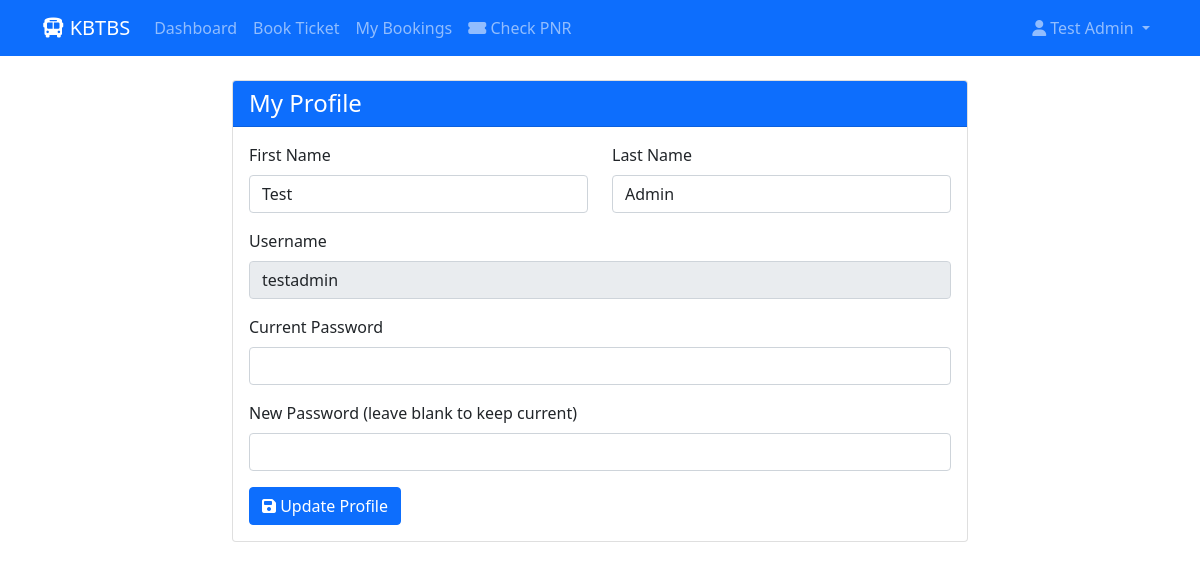
The app's page /user/profile.php (signed in) with its own data.
### tables this page shows
CREATE TABLE `users` (
  `user_id` int(11) NOT NULL,
  `user_fullname` varchar(100) NOT NULL,
  `user_name` varchar(30) NOT NULL,
  `user_password` varchar(255) NOT NULL,
  `user_created` datetime NOT NULL DEFAULT current_timestamp()
);

### user/profile.php (the view, shortened to what this page needs)
<?php
    $conn = db_connect();
    $user_id = $_SESSION['user_id'];
    $sql = "SELECT * FROM users WHERE user_id = $user_id";
    $result = mysqli_query($conn, $sql);
    $user = mysqli_fetch_assoc($result);
    $nameParts = explode(" ", $user['user_fullname']);
    $firstName = $nameParts[0];
    $lastName = isset($nameParts[1]) ? $nameParts[1] : "";
?>
<!DOCTYPE html>
<html lang="en">
<head>
    <link href="https://cdn.jsdelivr.net/npm/bootstrap@5.0.1/dist/css/bootstrap.min.css" rel="stylesheet">
</head>
<body>
    <?php require 'user_header.php'; ?>
    <div class="container mt-4">
        <div class="row justify-content-center">
            <div class="col-md-8">
                <div class="card">
                    <div class="card-header bg-primary text-white">
                        <h4 class="mb-0">My Profile</h4>
                    </div>
                    <div class="card-body">
                        <form method="POST" action="">
                            <div class="row mb-3">
                                <div class="col-md-6">
                                    <label class="form-label">First Name</label>
                                    <input type="text" class="form-control" name="firstName"
                                           value="<?php echo $firstName; ?>" required>
                                </div>
                                <div class="col-md-6">
                                    <label class="form-label">Last Name</label>
                                    <input type="text" class="form-control" name="lastName"
                                           value="<?php echo $lastName; ?>" required>
                                </div>
                            </div>
                            <div class="mb-3">
                                <label class="form-label">Username</label>
                                <input type="text" class="form-control" value="<?php echo $user['user_name']; ?>"
                                       readonly disabled>
                            </div>
                            <div class="mb-3">
                                <label class="form-label">Current Password</label>
                                <input type="password" class="form-control" name="currentPassword" required>
                            </div>
                            <div class="mb-3">
                                <label class="form-label">New Password (leave blank to keep current)</label>
                                <input type="password" class="form-control" name="newPassword">
                            </div>
                            <button type="submit" name="update_profile" class="btn btn-primary">
                                <i class="fas fa-save"></i> Update Profile
                            </button>
                        </form>
                    </div>
                </div>
            </div>
        </div>
    </div>
</body>
</html>

### user/user_header.php (shortened to what this page needs)
<?php
    $conn = db_connect();
    $user_id = $_SESSION['user_id'];
    $sql = "SELECT * FROM users WHERE user_id = $user_id";
    $result = mysqli_query($conn, $sql);
    if($row = mysqli_fetch_assoc($result))
    {
        $user_fullname = $row["user_fullname"];
    }
?>
<header>
    <nav class="navbar navbar-expand-lg navbar-dark bg-primary">
        <div class="container">
            <a class="navbar-brand" href="index.php">
                <i class="fas fa-bus"></i> KBTBS
            </a>
            <div class="collapse navbar-collapse" id="navbarNav">
                <ul class="navbar-nav me-auto">
                    <li class="nav-item">
                        <a class="nav-link" href="dashboard.php">Dashboard</a>
                    </li>
                    <li class="nav-item">
                        <a class="nav-link" href="book_ticket.php">Book Ticket</a>
                    </li>
                    <li class="nav-item">
                        <a class="nav-link" href="my_bookings.php">My Bookings</a>
                    </li>
                    <li class="nav-item">
                        <a class="nav-link" href="check_pnr.php">
                            <i class="fas fa-ticket-alt"></i> Check PNR
                        </a>
                    </li>
                </ul>
                <ul class="navbar-nav">
                    <li class="nav-item dropdown">
                        <a class="nav-link dropdown-toggle" href="#" id="navbarDropdown" role="button" data-bs-toggle="dropdown">
                            <i class="fas fa-user"></i> <?php echo $user_fullname; ?>
                        </a>
                    </li>
                </ul>
            </div>
        </div>
    </nav>
</header>

### records on screen
users: user_fullname "Test Admin", firstName "Test", lastName "Admin", user_name "testadmin"
